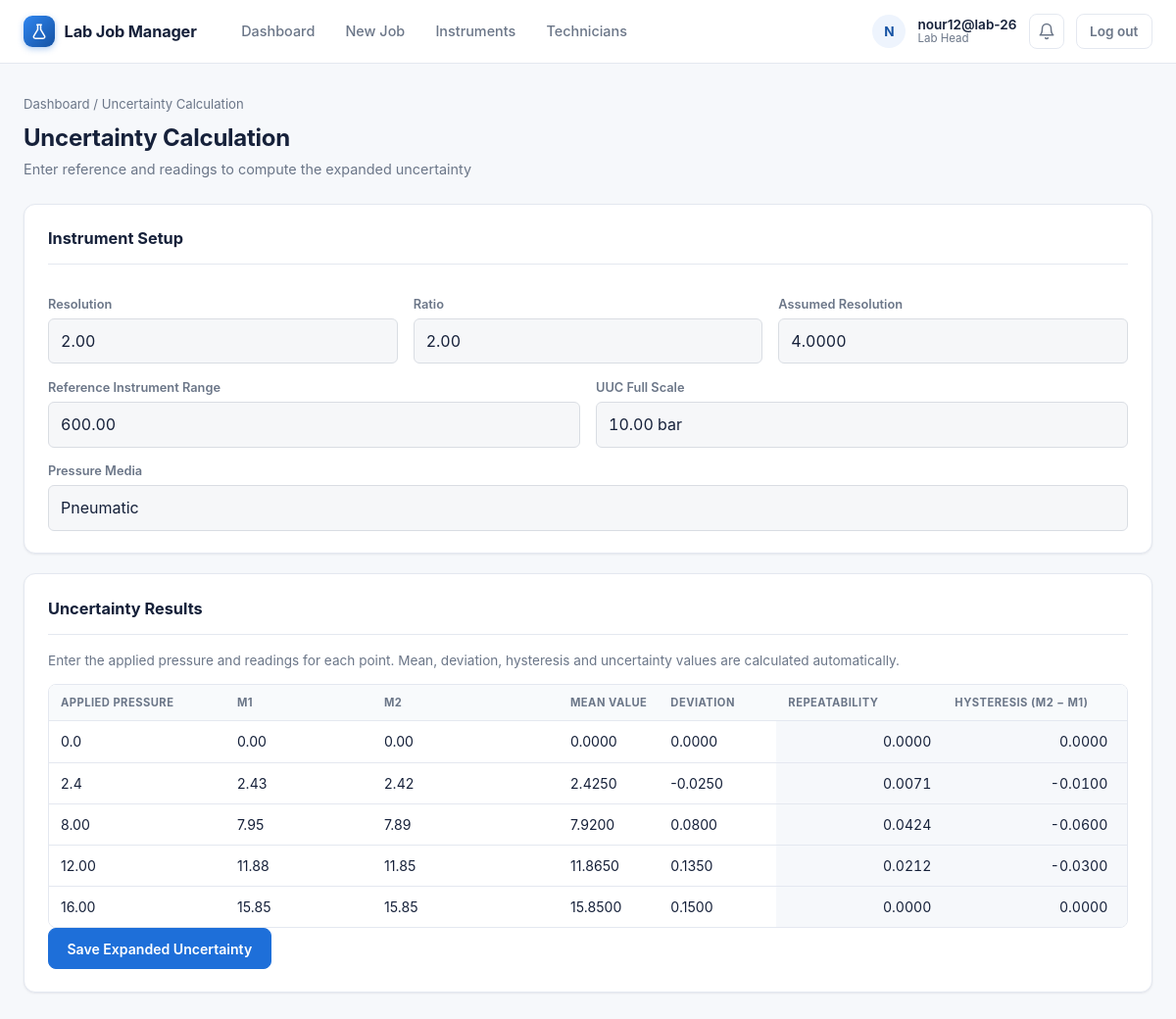
Page /uncertainty/123/ (signed in) on the committed database.
### labmanager/models.py (models this page shows, shortened)
class User(AbstractUser):
    class Role(models.TextChoices):
        LAB_HEAD = "head", "Lab Head"
        TECHNICIAN = "technician", "Lab Technician"
    role = models.CharField(max_length=20, choices=Role.choices, default=Role.LAB_HEAD)
    @property
    def is_lab_head(self):
        return self.role == self.Role.LAB_HEAD

class Certificate(models.Model):
    job = models.ForeignKey(Job, on_delete=models.CASCADE, related_name="certificates")
    number = models.CharField(max_length=20, unique=True, editable=False)
    datasheet_number = models.CharField(
        max_length=30,
        unique=True,
        editable=False,
        blank=True,
        null=True
    )
    line_item = models.ForeignKey(
        "JobLineItem",
        on_delete=models.SET_NULL,
        null=True,
        blank=True,
        related_name="certificates"
    )
    device_serial = models.CharField(max_length=100, blank=True)
    device_manufacturer = models.CharField(max_length=150, blank=True)
    device_tag_number = models.CharField(max_length=100, blank=True)
    device_resolution = models.DecimalField(
        max_digits=20,
        decimal_places=2,
        null=True,
        blank=True,
    )
    device_accuracy = models.CharField(max_length=100, blank=True)
    device_accuracy_unit = models.CharField(
        max_length=10,
        choices=ACCURACY_UNIT_CHOICES,
        default="FS",
        blank=True,
    )
    device_ratio = models.DecimalField(
        max_digits=20,
        decimal_places=2,
        null=True,
        blank=True,
    )
    reference_instrument_range = models.DecimalField(
        max_digits=20,
        decimal_places=2,
        null=True,
        blank=True,
    )
    uuc_full_scale = models.DecimalField(
        max_digits=20,
        decimal_places=2,
        null=True,
        blank=True,
    )
    uuc_unit = models.CharField(
        max_length=20,
        blank=True,
    )
    pressure_media = models.CharField(
        max_length=30,
        blank=True,
    )
    working_standard_name = models.CharField(max_length=150, blank=True)
    working_standard_serial = models.CharField(max_length=100, blank=True)
    working_standard_certificate_no = models.CharField(max_length=100, blank=True)
    lab_temperature = models.CharField(max_length=50, blank=True)
    lab_humidity = models.CharField(max_length=50, blank=True)
    ambient_pressure = models.CharField(max_length=50, blank=True)
    reference_procedure = models.CharField(max_length=150, blank=True)
    temperature_variation = models.CharField(max_length=50, blank=True)
    instrument_received_good = models.BooleanField(
        default=True,
        verbose_name="Instrument is received in good condition"
    )
    instrument_adjusted = models.BooleanField(
        default=False,
        verbose_name="Instrument is adjusted and post adjustment values are reported"
    )
    no_adjustment = models.BooleanField(
        default=True,
        verbose_name="No adjustment is carried out and measurements in this certificate are as received figures"
    )
    calibration_date = models.DateField(null=True, blank=True)
    re_calibration_date = models.DateField(null=True, blank=True)
    issue_date = models.DateField(null=True, blank=True)
    calibrated_by = models.CharField(max_length=150, blank=True)
    approved_signatory = models.CharField(max_length=150, blank=True)
    class ApprovalStatus(models.TextChoices):
        DRAFT = "draft", "Draft"
        PENDING = "pending", "Pending Approval"
        APPROVED = "approved", "Approved"
    approval_status = models.CharField(max_length=20, choices=ApprovalStatus.choices, default=ApprovalStatus.DRAFT)
    submitted_at = models.DateTimeField(null=True, blank=True)
    approved_at = models.DateTimeField(null=True, blank=True)
    approved_by = models.ForeignKey("User", on_delete=models.SET_NULL, null=True, blank=True, related_name="approved_certificates")
    class Meta:
        ordering = ["number"]
    @property
    def assumed_resolution(self):
        if self.device_resolution is None:
            return None
        if self.device_ratio is None:
            return None
        return self.device_resolution * self.device_ratio

class CalibrationResult(models.Model):
    certificate = models.ForeignKey(
        Certificate,
        on_delete=models.CASCADE,
        related_name="results",
    )
    applied_value = models.CharField(
        max_length=50,
        blank=True,
        verbose_name="Applied Pressure (A)",
    )
    upward_reading = models.CharField(
        max_length=50,
        blank=True,
        verbose_name="Upward (M1)",
    )
    downward_reading = models.CharField(
        max_length=50,
        blank=True,
        verbose_name="Downward (M2)",
    )
    mean_value = models.CharField(
        max_length=50,
        blank=True,
        verbose_name="Mean Value (M)",
    )
    deviation = models.CharField(
        max_length=50,
        blank=True,
        verbose_name="Deviation (A-M)",
    )
    reference_instrument_range = models.DecimalField(
        max_digits=20,
        decimal_places=2,
        null=True,
        blank=True,
    )
    uuc_full_scale = models.DecimalField(
        max_digits=20,
        decimal_places=2,
        null=True,
        blank=True,
    )
    uuc_unit = models.CharField(
        max_length=20,
        blank=True,
    )
    pressure_media = models.CharField(
        max_length=30,
        blank=True,
    )
    uncertainty = models.CharField(
        max_length=50,
        blank=True,
        verbose_name="Expanded Uncertainty (% FS)",
    )
    remarks = models.CharField(
        max_length=20,
        blank=True,
        verbose_name="Remarks",
    )
    class Meta:
        ordering = ["id"]

### labmanager/views.py (the view)
# urls.py: path("uncertainty/<int:pk>/",views.uncertainty,name="uncertainty",),
@login_required
def uncertainty(request, pk):
    certificate = get_object_or_404(
        Certificate.objects.select_related(
            "job",
            "line_item",
            "line_item__instrument",
        ).prefetch_related("results"),
        pk=pk,
    )
    if not _can_edit_certificate(request.user, certificate):
        messages.error(
            request,
            "You do not have access to this certificate."
        )
        return redirect("dashboard")
    if certificate.line_item:
        changed_fields = []
        line_item = certificate.line_item
        if (
            line_item.range_to is not None
            and certificate.uuc_full_scale != line_item.range_to
        ):
            certificate.uuc_full_scale = line_item.range_to
            changed_fields.append("uuc_full_scale")
        if (
            line_item.unit
            and certificate.uuc_unit != line_item.unit
        ):
            certificate.uuc_unit = line_item.unit
            changed_fields.append("uuc_unit")
        if changed_fields:
            certificate.save(update_fields=changed_fields)
    calculated_results = []
    for result in certificate.results.all():
        calculation = calculate_uncertainty_for_result(
            result,
            certificate,
        )
        calculated_results.append({
            "result": result,
            "calculation": calculation,
        })
    return render(
        request,
        "labmanager/uncertainty.html",
        {
            "certificate": certificate,
            "results": certificate.results.all(),
            "calculated_results": calculated_results,
            "assumed_resolution": certificate.assumed_resolution,
        },
    )

### labmanager/templates/labmanager/uncertainty.html (shortened to what this page needs)
{% extends "labmanager/base.html" %}
{% load static %}
{% block content %}
<div class="page-header">
    <div>
        <div class="breadcrumb"><a href="{% url 'dashboard' %}">Dashboard</a> / Uncertainty Calculation</div>
        <h1>Uncertainty Calculation</h1>
        <p class="page-sub">Enter reference and readings to compute the expanded uncertainty</p>
    </div>
</div>
<div id="uncertainty-page">
    <div class="card">
    <h2>Instrument Setup</h2>
    <div class="row">
        <div>
            <label>Resolution</label>
            <div class="readonly-value">
                {{ certificate.device_resolution|default:"—" }}
            </div>
        </div>
        <div>
            <label>Ratio</label>
            <div class="readonly-value">
                {{ certificate.device_ratio|default:"—" }}
            </div>
        </div>
        <div>
            <label>Assumed Resolution</label>
            <div class="readonly-value">
                {{ assumed_resolution|default:"—" }}
            </div>
        </div>
    </div>
    <div class="row">
        <div>
            <label>Reference Instrument Range</label>
            <div class="readonly-value">
                {% if certificate.reference_instrument_range %}
                    {{ certificate.reference_instrument_range }}
                {% else %}
                    —
                {% endif %}
            </div>
        </div>
        <div>
            <label>UUC Full Scale</label>
            <div class="readonly-value">
                {% if certificate.uuc_full_scale %}
                    {{ certificate.uuc_full_scale }} {{ certificate.uuc_unit }}
                {% else %}
                    —
                {% endif %}
            </div>
        </div>
    </div>
    <div class="row">
        <div>
            <label>Pressure Media</label>
            <div class="readonly-value">
                {{ certificate.pressure_media|default:"—" }}
            </div>
        </div>
    </div>
</div>
<form
    method="post"
    action="{% url 'save_uncertainty' certificate.pk %}"
    id="uncertainty-form"
>
    <div class="card">
        <h2>Uncertainty Results</h2>
        <p class="muted">Enter the applied pressure and readings for each point. Mean, deviation, hysteresis and uncertainty values are calculated automatically.</p>
        <div class="table-scroll">
        <table class="line-items-table" id="calc-table">
            <thead>
                <tr>
                    <th>Applied Pressure</th>
                    <th>M1</th>
                    <th>M2</th>
                    <th>Mean Value</th>
                    <th>Deviation</th>
                    <th>Repeatability</th>
                    <th>Hysteresis (M2 − M1)</th>
                    <th>Std. Un. for Hysteresis</th>
                </tr>
            </thead>
            <tbody id="calc-body">
            {% for result in results %}
            <tr class="line-item-row">
                <td data-f="applied">
                    {{ result.applied_value|default:"—" }}
                </td>
                <td data-f="m1">
                    {{ result.upward_reading|default:"—" }}
                </td>
                <td data-f="m2">
                    {{ result.downward_reading|default:"—" }}
                </td>
                <td data-f="mean">
                    {{ result.mean_value|default:"—" }}
                </td>
                <td data-f="dev">
                    {{ result.deviation|default:"—" }}
                </td>
                <td class="calc-cell" data-o="rep">—</td>
                <td class="calc-cell" data-o="hyst">—</td>
                <td class="calc-cell" data-o="uhyst">—</td>
            </tr>
            {% endfor %}
        </tbody>
        </table>
        </div>
         <button
            type="submit"
            class="btn"
            id="save-uncertainty"
        >
            Save Expanded Uncertainty
        </button>
    </div>
    </form>
</div>
{% endblock %}

### labmanager/templates/labmanager/base.html (shortened to what this page needs)
{% load static %}
<!DOCTYPE html>
<html lang="en">
<head>
    <link rel="stylesheet" href="{% static 'styles.css' %}">
</head>
<body>
    {% with current=request.resolver_match.url_name %}
    <header class="topbar">
        <div class="topbar-inner">
            <a class="brand" href="{% url 'dashboard' %}">
                <span class="brand-mark">
                    <svg width="18" height="18" viewBox="0 0 24 24" fill="none" xmlns="http://www.w3.org/2000/svg">
                        <path d="M9 3h6M10 3v6.5L4.6 18.6A2 2 0 0 0 6.3 21.5h11.4a2 2 0 0 0 1.7-2.9L14 9.5V3" stroke="currentColor" stroke-width="2" stroke-linecap="round" stroke-linejoin="round"/>
                    </svg>
                </span>
                Lab Job Manager
            </a>
            {% if user.is_authenticated %}
                <div class="nav-menu">
                    <nav class="nav-links">
                        <a class="nav-link {% if current == 'dashboard' %}active{% endif %}" href="{% url 'dashboard' %}">Dashboard</a>
                        {% if user.is_lab_head %}
                            <a class="nav-link {% if current == 'job_create' %}active{% endif %}" href="{% url 'job_create' %}">New Job</a>
                            <a class="nav-link {% if current == 'instrument_list' %}active{% endif %}" href="{% url 'instrument_list' %}">Instruments</a>
                            <a class="nav-link {% if current == 'technician_list' %}active{% endif %}" href="{% url 'technician_list' %}">Technicians</a>
                        {% endif %}
                    </nav>
                    <div class="nav-user">
                        <span class="nav-avatar">{{ user.username|slice:":1" }}</span>
                        <span class="nav-user-meta">
                            <span class="nav-user-name">{{ user.username }}</span>
                            <span class="nav-user-role">{% if user.is_lab_head %}Lab Head{% else %}Lab Technician{% endif %}</span>
                        </span>
                        <details class="notif" id="notif">
                            <summary class="notif-btn" aria-label="Notifications" title="Notifications">
                                <svg width="18" height="18" viewBox="0 0 24 24" fill="none"><path d="M18 8a6 6 0 1 0-12 0c0 7-3 9-3 9h18s-3-2-3-9M13.73 21a2 2 0 0 1-3.46 0" stroke="currentColor" stroke-width="2" stroke-linecap="round" stroke-linejoin="round"/></svg>
                            </summary>
                        </details>
                        <form method="post" action="{% url 'logout' %}" style="display: inline;">
                            <button type="submit" class="logout-btn">Log out</button>
                        </form>
                    </div>
                </div>
            {% else %}
                <div class="nav-auth">
                    <a class="nav-link {% if current == 'login' %}active{% endif %}" href="{% url 'login' %}">Log in</a>
                    <a class="nav-link {% if current == 'signup' %}active{% endif %}" href="{% url 'signup' %}">Sign up</a>
                </div>
            {% endif %}
        </div>
    </header>
    {% endwith %}
    <main class="container">
        {% block content %}{% endblock %}
    </main>
</body>
</html>

### rows in the picture
User: username "N", username "nour12@lab-26"
Certificate: device_resolution "2.00", device_ratio "2.00", reference_instrument_range "600.00", uuc_full_scale "10.00", uuc_unit "bar", pressure_media "Pneumatic"
CalibrationResult: applied_value "0.0", upward_reading "0.00", downward_reading "0.00", mean_value "0.0000", deviation "0.0000"
CalibrationResult: applied_value "2.4", upward_reading "2.43", downward_reading "2.42", mean_value "2.4250", deviation "-0.0250"
CalibrationResult: applied_value "8.00", upward_reading "7.95", downward_reading "7.89", mean_value "7.9200", deviation "0.0800"
CalibrationResult: applied_value "12.00", upward_reading "11.88", downward_reading "11.85", mean_value "11.8650", deviation "0.1350"
CalibrationResult: applied_value "16.00", upward_reading "15.85", downward_reading "15.85", mean_value "15.8500", deviation "0.1500"

### other values in the picture
{{ assumed_resolution|default:"—" }} "4.0000"
